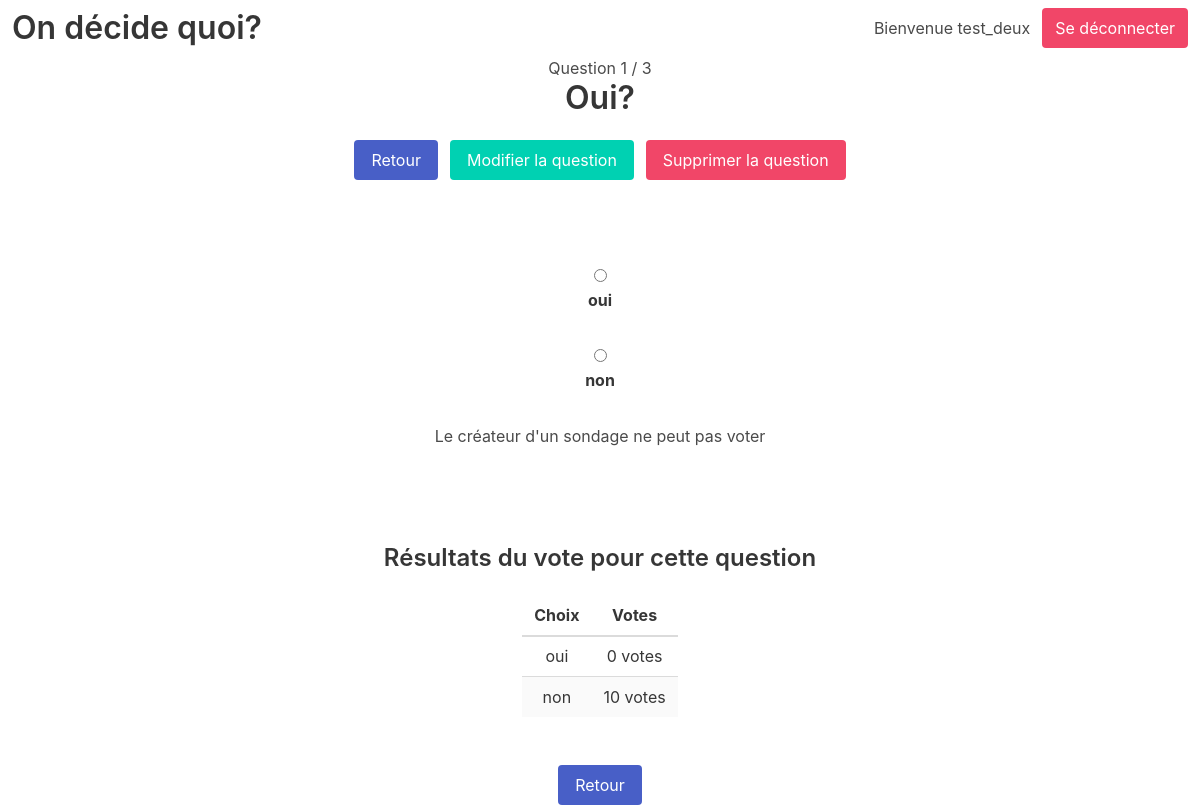
The app's page /polls/test_deux/Sondage Test/8 (signed in), older data.
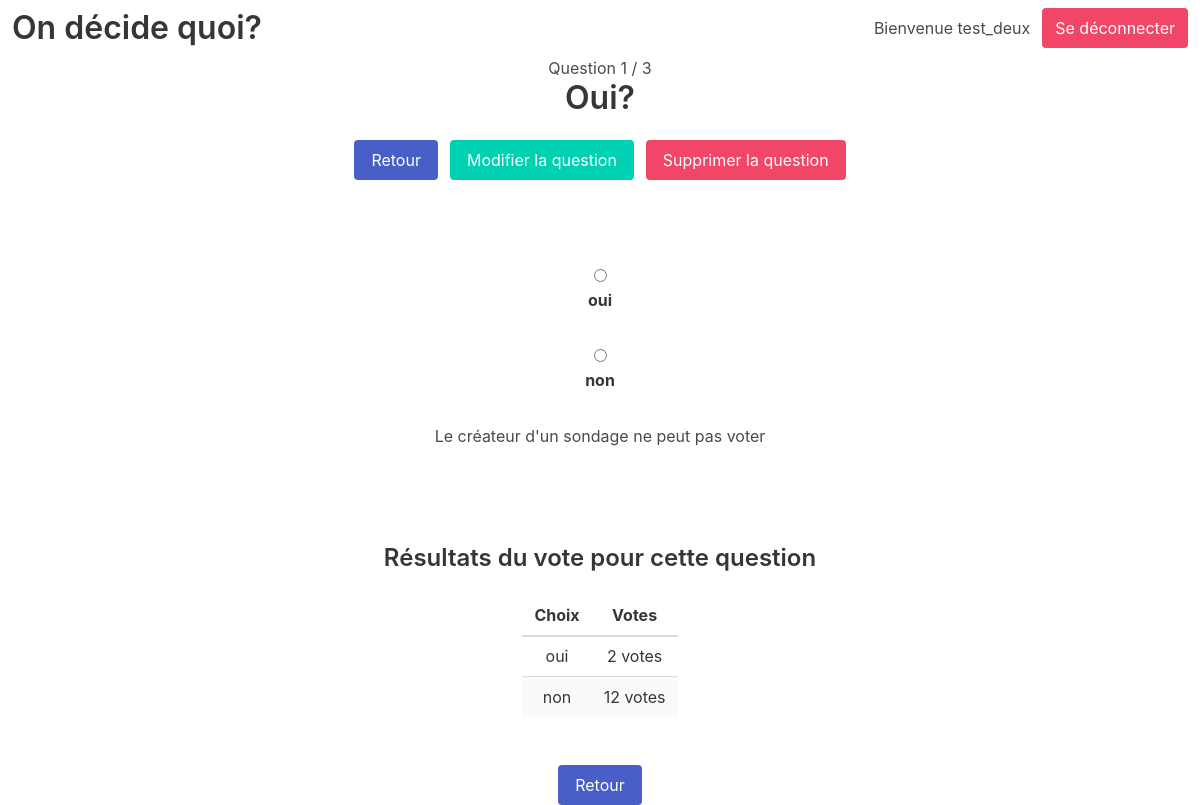
The same page, newer data.
### polling/models.py (models this page shows, shortened)
class Choice(models.Model):
    question = models.ForeignKey(Question, name="Question",on_delete=models.CASCADE)
    choice_text = models.CharField(max_length=600)
    votes = models.IntegerField(default=0)
    class Meta:
        verbose_name = "choice"
        verbose_name_plural = "choices"

### polling/views.py (the view)
# urls.py: path('polls/<str:user_group>/<str:group_name>/<int:question>', views.questionDetail, name='questionDetail'),
def questionDetail(request,user_group,group_name,question):
    group=QuestionGroup.objects.filter(user_group__name__exact=user_group).get(name=group_name)
    question=Question.objects.filter(question_group=group).get(id=question)
    return render(request, 'polling/questionDetail.html', {'group':group,'question':question })

### polling/templates/polling/questionDetail.html (shortened to what this page needs)
{% extends 'polling/base.html' %}
{% block content %}
<div class="container has-text-centered">
    <h1>Question {{question.question_number|add:"1" }} / {{group.question_set.count}}</h1>
    <h1 class="title">{{ question.question_text }}</h1>
    <div class="tile is-ancestor">
        <div class="tile is-parent"></div>
        <div class="tile is-parent field is-grouped">
            {% if user.is_authenticated %}
            <p class="control">
                <button class="button is-link"><a href="{% url 'polling:userGroupsDetail' user_group=group.creator group_name=group.name%}">Retour</a></button>
            </p>
            <p class="control">
                <button class="button is-primary"><a href="{% url 'polling:questionEdit' user_group=group.creator group_name=group.name question_id=question.id %}">Modifier la question</a></button>
            </p>
            <p class="control">
                <button class="button is-danger"><a href="{% url 'polling:questionDelete' user_group=group.creator group_name=group.name question_id=question.id %}">Supprimer la question</a></button>
            </p>
            {%endif%}
        </div>
        <div class="tile is-parent"></div>
    </div>
    <section class="section">
        <form class="field" action="{% url 'polling:vote' user_group=group.creator group_name=group.name question_id=question.id %}" method="post">
        {%if question.has_multiple_choices%}
            {% for choice in question.choice_set.all %}
                <input class="form-check-input" type="checkbox" name="choice" id="choice{{ forloop.counter }}" value="{{ choice.id }}">
                <label class="label" for="choice{{ forloop.counter }}">{{ choice.choice_text }}</label><br>
            {% endfor %}
        {%else%}
            {% for choice in question.choice_set.all %}
                <input class="radio" type="radio" name="choice" id="choice{{ forloop.counter }}" value="{{ choice.id }}">
                <label class="label" for="choice{{ forloop.counter }}">{{ choice.choice_text }}</label><br>
            {% endfor %}
        {%endif%}
        {% if user.is_authenticated %}
        <p>Le créateur d'un sondage ne peut pas voter</p>
        {%else%}
        <input class="button is-primary" type="submit" value="Vote">
        {%endif%}
        </form>
    </section>
    {% if user.is_authenticated %}
    <section class="section has-text-centered">
        <table class="table is-striped is-hoverable">
        <h2 class="title is-4">Résultats du vote pour cette question</h2>
            <thead>
                <tr>
                    <th>Choix</th>
                    <th>Votes</th>
                </tr>
            </thead>
            <tbody>
                {% for choice in question.choice_set.all %}
                    <tr>
                    <td>{{ choice.choice_text }}</td>
                    <td>{{ choice.votes }} vote{{ choice.votes|pluralize }}</td>
                    </tr>
                {% endfor %}
            </tbody>
        </table>
    </section>
    {%endif%}
    <button class="button is-link"><a href="{% url 'polling:userGroupsDetail' user_group=group.creator group_name=group.name%}">Retour</a></button>
</div>
{%endblock%}

Row changes from the older to the newer data that the page shows:
changed Choice "oui": votes "0" → "2"
changed Choice "non": votes "10" → "12"
